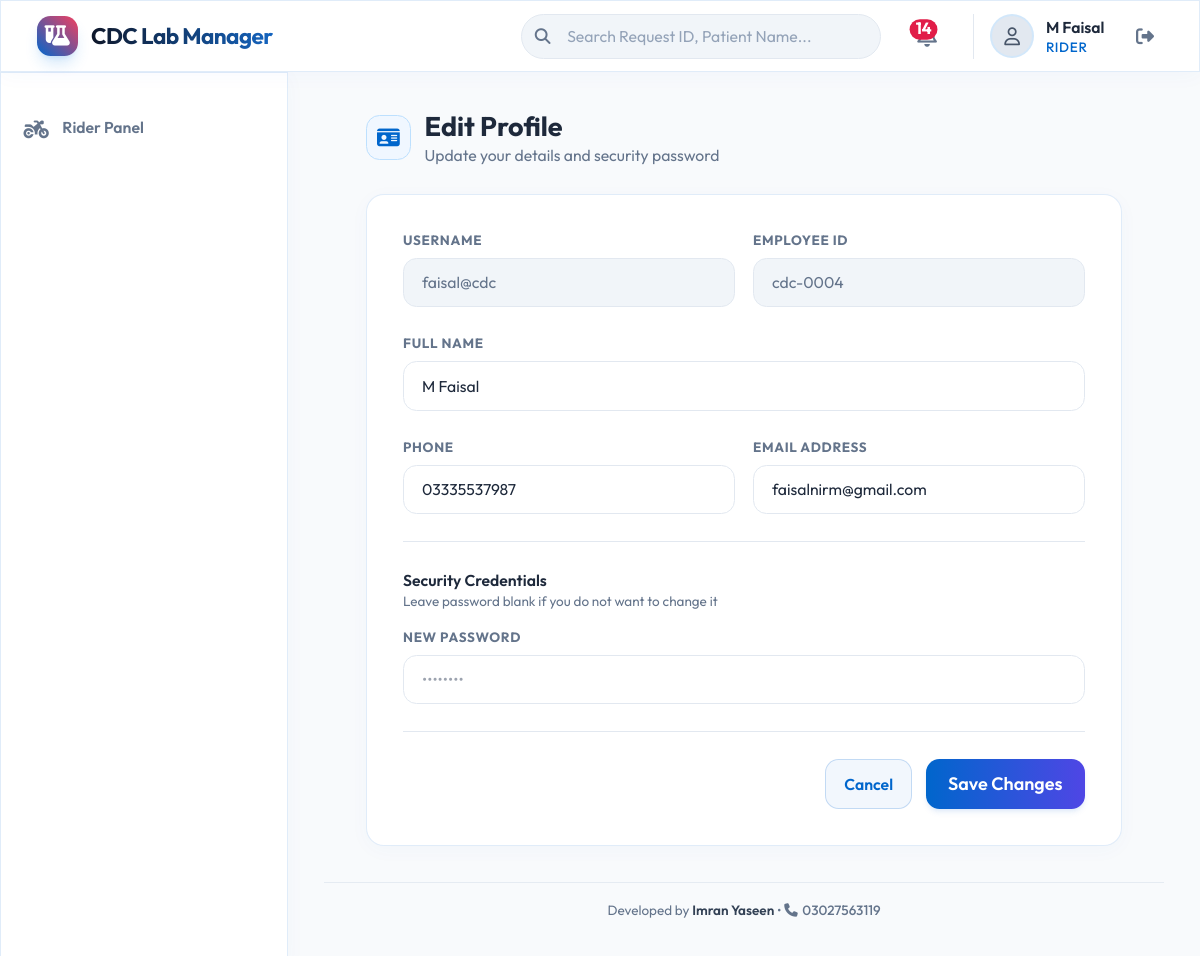
Screenshot of /profile (signed in) with the database file from the repository.
### app/models.py (models this page shows, shortened)
class User(UserMixin, db.Model):
    __tablename__ = 'users'
    id = db.Column(db.Integer, primary_key=True)
    employee_id = db.Column(db.String(50), unique=True, nullable=False)
    name = db.Column(db.String(100), nullable=False)
    username = db.Column(db.String(50), unique=True, nullable=False)
    password_hash = db.Column(db.String(255), nullable=False)
    phone = db.Column(db.String(20), nullable=True)
    email = db.Column(db.String(100), nullable=True)
    role = db.Column(db.String(50), nullable=False)  # ADMIN, MANAGER, SUPERVISOR, BRANCH_STAFF, RIDER, LAB_STAFF, VERIFIER
    branch_id = db.Column(db.Integer, db.ForeignKey('branches.id'), nullable=True)
    department_id = db.Column(db.Integer, db.ForeignKey('departments.id'), nullable=True)
    status = db.Column(db.Boolean, default=True)  # True = Active, False = Inactive
    joining_date = db.Column(db.Date, nullable=True)
    created_at = db.Column(db.DateTime, default=now_pkt)

### app/routes/auth.py (the view, shortened to what this page needs)
@auth_bp.route('/profile', methods=['GET', 'POST'])
@login_required
def profile():
    return render_template('auth/profile.html')

### app/templates/auth/profile.html (shortened to what this page needs)
{% extends "base.html" %}
{% block content %}
<div class="max-w-2xl mx-auto">
    <div class="flex items-center gap-x-3 mb-6">
        <div class="h-10 w-10 rounded-xl bg-brand-50 flex items-center justify-center border border-brand-200">
            <i class="fa-solid fa-id-card text-brand-600 text-lg"></i>
        </div>
        <div>
            <h1 class="text-2xl font-bold text-slate-800">Edit Profile</h1>
            <p class="text-sm text-slate-500">Update your details and security password</p>
        </div>
    </div>
    <div class="glass-panel rounded-2xl p-6 sm:p-8 shadow-xl border border-slate-200 bg-white">
        <form class="space-y-6" action="{{ url_for('auth.profile') }}" method="POST">
            <div class="grid grid-cols-1 gap-y-6 gap-x-4 sm:grid-cols-6">
                <div class="sm:col-span-3">
                    <label class="block text-xs font-bold uppercase tracking-wider text-slate-500">Username</label>
                    <input type="text" class="mt-2 block w-full h-11 rounded-xl bg-slate-100 border border-slate-200 text-slate-500 pl-4 pr-4 text-sm outline-none cursor-not-allowed" value="{{ current_user.username }}" readonly>
                </div>
                <div class="sm:col-span-3">
                    <label class="block text-xs font-bold uppercase tracking-wider text-slate-500">Employee ID</label>
                    <input type="text" class="mt-2 block w-full h-11 rounded-xl bg-slate-100 border border-slate-200 text-slate-500 pl-4 pr-4 text-sm outline-none cursor-not-allowed" value="{{ current_user.employee_id }}" readonly>
                </div>
                <div class="sm:col-span-6">
                    <label for="name" class="block text-xs font-bold uppercase tracking-wider text-slate-500">Full Name</label>
                    <input type="text" name="name" id="name" required class="mt-2 block w-full h-11 rounded-xl bg-white border border-slate-200 pl-4 pr-4 text-slate-800 focus:border-brand-500 focus:ring-1 focus:ring-brand-500 text-sm focus:outline-none transition-all" value="{{ current_user.name }}">
                </div>
                <div class="sm:col-span-3">
                    <label for="phone" class="block text-xs font-bold uppercase tracking-wider text-slate-500">Phone</label>
                    <input type="text" name="phone" id="phone" class="mt-2 block w-full h-11 rounded-xl bg-white border border-slate-200 pl-4 pr-4 text-slate-800 focus:border-brand-500 focus:ring-1 focus:ring-brand-500 text-sm focus:outline-none transition-all" value="{{ current_user.phone or '' }}">
                </div>
                <div class="sm:col-span-3">
                    <label for="email" class="block text-xs font-bold uppercase tracking-wider text-slate-500">Email Address</label>
                    <input type="email" name="email" id="email" class="mt-2 block w-full h-11 rounded-xl bg-white border border-slate-200 pl-4 pr-4 text-slate-800 focus:border-brand-500 focus:ring-1 focus:ring-brand-500 text-sm focus:outline-none transition-all" value="{{ current_user.email or '' }}">
                </div>
                <div class="sm:col-span-6 border-t border-slate-200 pt-6">
                    <h3 class="text-sm font-semibold text-slate-800">Security Credentials</h3>
                    <p class="text-xs text-slate-500 mb-4">Leave password blank if you do not want to change it</p>
                    <label for="password" class="block text-xs font-bold uppercase tracking-wider text-slate-500">New Password</label>
                    <input type="password" name="password" id="password" class="mt-2 block w-full h-11 rounded-xl bg-white border border-slate-200 pl-4 pr-4 text-slate-800 focus:border-brand-500 focus:ring-1 focus:ring-brand-500 text-sm focus:outline-none transition-all" placeholder="••••••••">
                </div>
            </div>
            <div class="flex justify-end gap-x-3 pt-6 border-t border-slate-200">
                <a href="{{ url_for('auth.index') }}" class="glass-btn inline-flex items-center justify-center px-4 py-2.5 rounded-xl text-sm font-semibold text-slate-700">Cancel</a>
                <button type="submit" class="inline-flex items-center justify-center px-5 py-2.5 rounded-xl bg-gradient-to-r from-brand-600 to-indigo-600 font-semibold text-white hover:from-brand-500 hover:to-indigo-500 shadow-md shadow-brand-600/10 active:translate-y-[1px] transition">
                    Save Changes
                </button>
            </div>
        </form>
    </div>
</div>
{% endblock %}

### app/templates/base.html (shortened to what this page needs)
<!DOCTYPE html>
<html lang="en" class="h-full bg-slate-50 text-slate-800">
<head>
    <link rel="stylesheet" href="https://cdnjs.cloudflare.com/ajax/libs/font-awesome/6.4.0/css/all.min.css">
    <script src="https://cdn.tailwindcss.com"></script>
    <link rel="stylesheet" href="https://unpkg.com/leaflet@1.9.4/dist/leaflet.css"
 />
    <link rel="stylesheet" href="{{ url_for('static', filename='css/style.css') }}">
</head>
<body class="h-full flex flex-col font-sans overflow-hidden bg-slate-50 text-slate-800">
    <header
        class="glass-panel sticky top-0 z-40 flex h-16 shrink-0 items-center gap-x-4 border-b border-slate-200 px-4 shadow-sm sm:gap-x-6 sm:px-6 lg:px-8">
        <div class="flex items-center gap-x-3">
            <div
                class="h-9 w-9 rounded-xl bg-gradient-to-tr from-brand-600 to-rose-500 flex items-center justify-center shadow-lg shadow-brand-500/20">
                <i class="fa-solid fa-flask-vial text-white text-lg"></i>
            </div>
            <span
                class="text-xl font-bold tracking-tight bg-gradient-to-r from-slate-900 to-brand-700 bg-clip-text text-transparent">CDC
                Lab Manager</span>
        </div>
        <div class="flex flex-1 gap-x-4 self-stretch lg:gap-x-6 justify-end items-center">
            {% if current_user.is_authenticated %}
            <form action="{{ url_for('workflow.search') }}" method="GET" class="relative hidden sm:flex w-64 md:w-80">
                <i
                    class="fa-solid fa-magnifying-glass absolute left-3 top-1/2 -translate-y-1/2 text-slate-500 text-sm"></i>
                <input id="search-field"
                    class="block h-10 w-full rounded-full bg-slate-100 border border-slate-200 pl-10 pr-4 text-slate-800 placeholder:text-slate-400 focus:border-brand-500 focus:ring-1 focus:ring-brand-500 text-sm focus:outline-none transition-all"
                    placeholder="Search Request ID, Patient Name..." type="search" name="query"
                    value="{{ request.args.get('query', '') }}">
            </form>
            {% endif %}
            <div class="flex items-center gap-x-4 lg:gap-x-6">
                {% if current_user.is_authenticated %}
                <a href="{{ url_for('notifications.list_notifications') }}"
                    class="relative rounded-full p-2 text-slate-500 hover:text-brand-600 focus:outline-none transition"
                    id="notification-bell">
                    <span id="notif-count-badge"
                        class="absolute top-1.5 right-1.5 inline-flex items-center justify-center px-1.5 py-0.5 text-2xs font-bold leading-none text-white bg-rose-600 rounded-full scale-90 {% if unread_notifications_count == 0 %}hidden{% endif %}">
                        {{ unread_notifications_count }}
                    </span>
                </a>
                <div class="relative flex items-center gap-x-3 pl-4 border-l border-slate-200">
                    <a href="{{ url_for('auth.profile') }}" class="flex items-center gap-x-3">
                        <div
                            class="h-9 w-9 rounded-full bg-slate-200 flex items-center justify-center ring-2 ring-brand-500/20">
                            <i class="fa-regular fa-user text-slate-600"></i>
                        </div>
                        <div class="hidden md:block text-left">
                            <span class="block text-sm font-semibold text-slate-800">{{ current_user.name }}</span>
                            <span class="block text-xs text-brand-600 font-medium uppercase tracking-wider">{{
                                current_user.role.replace('_', ' ') }}</span>
                        </div>
                    </a>
                    <a href="{{ url_for('auth.logout') }}"
                        class="ml-2 text-slate-500 hover:text-rose-500 p-2 rounded-full hover:bg-slate-200/50 transition"
                        title="Log Out">
                        <i class="fa-solid fa-right-from-bracket"></i>
                    </a>
                </div>
                {% else %}
                <a href="{{ url_for('auth.login') }}"
                    class="text-sm font-semibold text-brand-600 hover:text-brand-500 transition">Log In</a>
                {% endif %}
            </div>
        </div>
    </header>
    <div class="flex flex-1 overflow-hidden">
        {% if current_user.is_authenticated %}
        <nav class="hidden md:flex md:w-64 md:flex-col glass-panel border-r border-slate-200">
            <div class="flex flex-col flex-1 gap-y-4 px-4 py-6 overflow-y-auto">
                <ul role="list" class="flex flex-1 flex-col gap-y-7">
                    <li>
                        <ul role="list" class="-mx-2 space-y-1">
                            {% if current_user.role in ['RIDER', 'ADMIN', 'SUPERVISOR'] %}
                            <li>
                                <a href="{{ url_for('rider.dashboard') }}"
                                    class="group flex gap-x-3 rounded-lg p-3 text-sm leading-6 font-semibold {% if request.blueprint == 'rider' %}bg-brand-600 text-white{% else %}text-slate-500 hover:text-brand-700 hover:bg-slate-100{% endif %} transition">
                                    <i class="fa-solid fa-motorcycle text-lg"></i>
                                    Rider Panel
                                </a>
                            </li>
                            {% endif %}
                        </ul>
                    </li>
                </ul>
            </div>
        </nav>
        {% endif %}
        <main class="flex-1 flex flex-col overflow-y-auto bg-slate-50 p-4 sm:p-6 lg:p-8">
            <div class="flex-1">
                {% block content %}{% endblock %}
            </div>
            <footer class="mt-8 border-t border-slate-200/80 pt-4 pb-2 text-center text-xs text-slate-500">
                <p>Developed by <span class="font-semibold text-slate-700">Imran Yaseen</span> &bull; <a href="tel:03027563119" class="hover:text-brand-600 font-medium transition-colors"><i class="fa-solid fa-phone text-2xs mr-1"></i>03027563119</a></p>
            </footer>
        </main>
    </div>
</body>
</html>

### app/static/css/style.css (style rules this page uses)
html { font-size: 17px; }
@media (min-width: 1024px) { html { font-size: 18px; } }
:root { --color-brand-50: #f0f7ff; --color-brand-100: #e0effe; --color-brand-200: #bde0fe; --color-brand-300: #90caf9; --color-brand-400: #42a5f5; --color-brand-500: #1e88e5; --color-brand-600: #0066cc; --color-brand-700: #1565c0; --color-brand-800: #0d47a1; --color-brand-900: #0a2540; --color-brand-950: #051b30; --color-bg: #f8fafc; --color-surface: rgba(255, 255, 255, 0.90); --color-surface-hover: rgba(255, 255, 255, 0.98); --color-border: rgba(0, 102, 204, 0.12); --color-border-hover: rgba(0, 102, 204, 0.24); --color-text-primary: #0f172a; --color-text-secondary: #334155; --color-text-muted: #64748b; --color-success: #059669; --color-success-bg: #ecfdf5; --color-success-border: #a7f3d0; --color-warning: #d97706; --color-warning-bg: #fffbeb; --color-warning-border: #fde68a; --color-danger: #dc2626; --color-danger-bg: #fff1f2; --color-danger-border: #fecdd3; --color-info: #2563eb; --color-info-bg: #eff6ff; --color-info-border: #bfdbfe; --color-pending: #4f46e5; --color-pending-bg: #eef2ff; --color-pending-border: #c7d2fe; }
body { background-color: var(--color-bg) !important; color: var(--color-text-secondary) !important; }
.glass-panel { background: var(--color-surface) !important; backdrop-filter: blur(16px); -webkit-backdrop-filter: blur(16px); border: 1px solid var(--color-border) !important; box-shadow: 0 4px 20px rgba(0, 102, 204, 0.03) !important; transition: all 0.2s ease-in-out; }
.glass-btn { background: rgba(0, 102, 204, 0.05) !important; border: 1px solid rgba(0, 102, 204, 0.2) !important; backdrop-filter: blur(4px); color: var(--color-brand-600) !important; font-weight: 600 !important; transition: all 0.2s ease-in-out; }

### rows the page displays
User: name "M Faisal", role.replace "RIDER", username "faisal@cdc", employee_id "cdc-0004", phone "03335537987", email "faisalnirm@gmail.com"

### other values shown
{{ unread_notifications_count }} "14"
